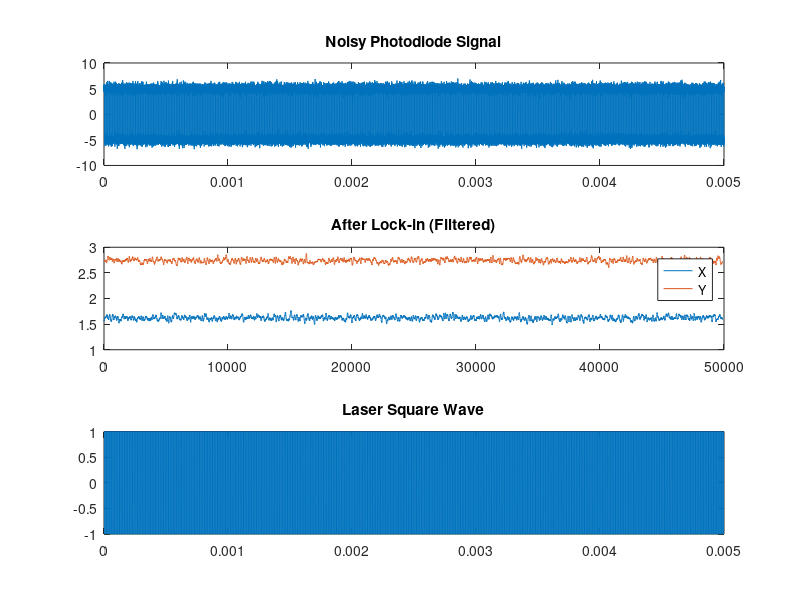

The MATLAB script that drew this image:
clc;
clear;
close all;

%% Parameters
fs = 10e6;                 % Sampling frequency (10 MHz)
t = 0:1/fs:5e-3;          % Longer time → better averaging
f_ref = 100e3;            % 100 kHz

%% Laser Modulation (Square Wave)
laser_amp = 1;
laser = laser_amp * square(2*pi*f_ref*t);

%% Photodiode + Amplifier Model
gain = 5;
phase_shift = pi/6;       % 30 degrees

signal = gain * square(2*pi*f_ref*t + phase_shift);

%% Add Noise
noise = 0.5 * randn(size(t));
signal_noisy = signal + noise;

%% Reference Signals (Lock-in)
ref_cos = cos(2*pi*f_ref*t);
ref_sin = sin(2*pi*f_ref*t);

%% Mixing
X_mix = signal_noisy .* ref_cos;
Y_mix = signal_noisy .* ref_sin;

%% FIR Low-pass Filter (Better than moving avg)
fc = 2e3;                 % 2 kHz cutoff
N = 128;                  % filter order

b = fir1(N, fc/(fs/2));   % FIR design

X = filter(b,1,X_mix);
Y = filter(b,1,Y_mix);

%% Remove filter transient (IMPORTANT)
X = X(N:end);
Y = Y(N:end);

%% Strong Averaging (Lock-in integration)
X_dc = mean(X(end-20000:end));
Y_dc = mean(Y(end-20000:end));

%% Amplitude and Phase
Amplitude = sqrt(X_dc^2 + Y_dc^2);
Phase = atan2(Y_dc, X_dc);

%% Square-wave correction (VERY IMPORTANT)
Amplitude_corrected = Amplitude * (pi/4);

%% Display
fprintf('Estimated Amplitude: %f\n', Amplitude_corrected);
fprintf('Estimated Phase (deg): %f\n', rad2deg(Phase));

%% Plot
figure;

subplot(3,1,1);
plot(t, signal_noisy);
title('Noisy Photodiode Signal');

subplot(3,1,2);
plot(X);
hold on;
plot(Y);
legend('X','Y');
title('After Lock-in (Filtered)');

subplot(3,1,3);
plot(t, laser);
title('Laser Square Wave');
